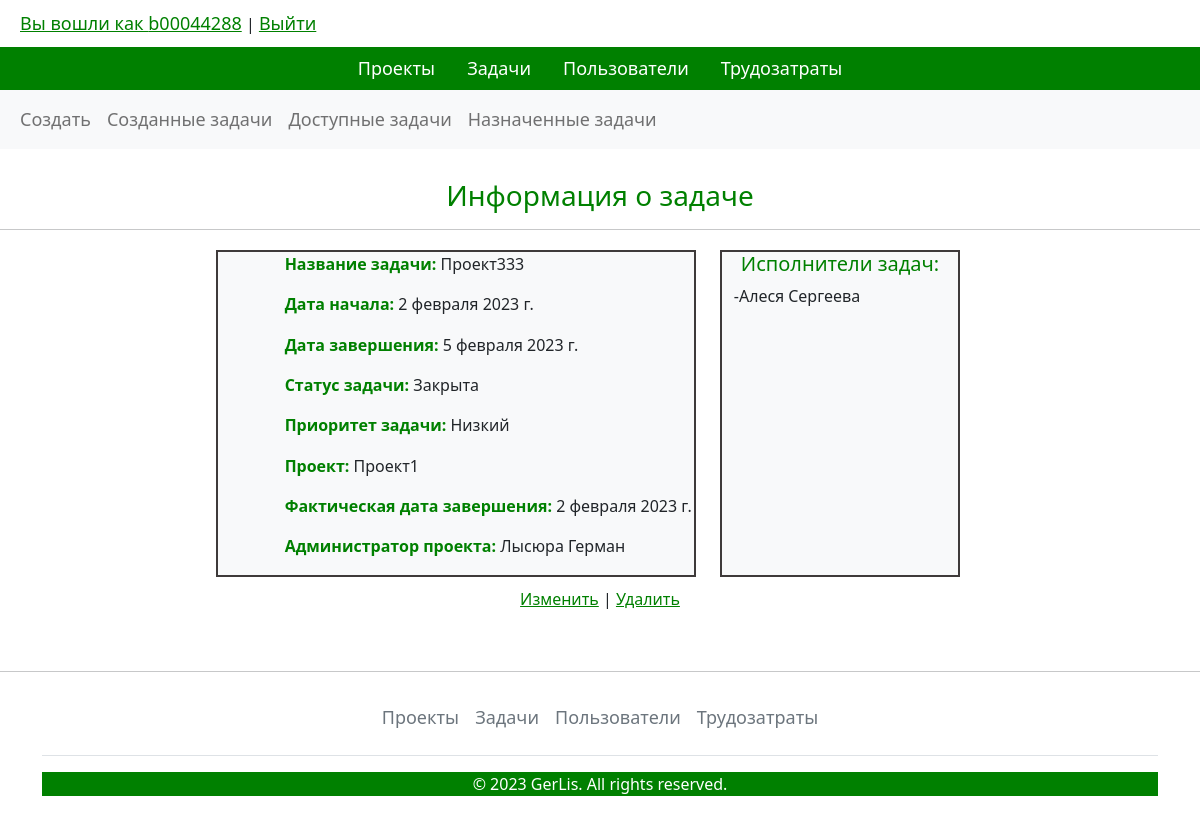
The app's page /tasks/info_task/21 (signed in) with its own data.
### tasks/models.py (models this page shows, shortened)
class Task(models.Model):
    name = models.CharField(max_length=30)
    start_date = models.DateField(help_text= '')
    end_date = models.DateField()
    perfomance_date = models.DateField(null=True, blank=True)
    priority = models.CharField(max_length=10, choices=TASK_PRIOR, default="Низкий")
    status = models.CharField(max_length=10, choices=TASK_STATUS, default= "Открыта")
    project = models.ForeignKey(Projects, on_delete=models.CASCADE)
    admin = models.CharField(max_length=20, default="user")
    users = models.ManyToManyField(settings.AUTH_USER_MODEL, through="Tasks_Users")
    class Meta:
        ordering = ["-id"]

### projects/models.py (models this page shows)
class Projects(models.Model):
    name = models.CharField(max_length=30)
    description = models.CharField(max_length=500)
    start_date = models.DateField()
    end_date = models.DateField()
    perfomance_status = models.CharField(
        max_length=15, default="Не выполнен", choices=PROJECT_PERFOMANCE
    )
    perfomance_date = models.DateField(null=True, blank=True)
    admin = models.CharField(max_length=50, default="user")
    users = models.ManyToManyField(
        settings.AUTH_USER_MODEL, through="Projects_Users"
    )
    def __str__(self):
        return self.name
    class Meta:
        ordering = ["-id"]

### tasks/views.py (the view)
# urls.py: path('info_task/<int:id>', views.info_task, name = 'info_task'),
def info_task(request, id):
    if not request.user.is_anonymous:
        try:
            task = Task.objects.get(id=id)
            users = User.objects.all().filter(task__id=task.id)
            return render(request, 'task_info.html', {'task': task, 'users': users})
        except Task.DoesNotExist:
            return HttpResponseNotFound("<h1>Такой задачи не существует</h1>")
    else:
        return redirect('add_or_change_proj')

### projects/models.py (called while the page is built)
def get_first_name(self):
    return self.first_name + ' ' + self.last_name

### templates/task_info.html (shortened to what this page needs)
{% extends 'base.html' %}
{% block content %}
{% include 'tasks_base_links.html'%}
<h3 class="h3-center">Информация о задаче</h3>
<hr>
<div class = 'main-info-task'>
<div class = 'task-info'>
  <p><span class ='p-color'>Название задачи: </span>{{task.name}}</p>
  <p><span class ='p-color'>Дата начала: </span>{{task.start_date}}</p>
  <p><span class ='p-color'>Дата завершения: </span>{{task.end_date}}</p>
  <p><span class ='p-color'>Статус задачи:</span> {{task.status}}</p>
  <p><span class ='p-color'>Приоритет задачи: </span>{{task.priority}}</p>
  <p><span class ='p-color'>Проект:</span> {{task.project}}</p>
  <p><span class ='p-color'>Фактическая дата завершения:</span>
    {% if task.perfomance_date%}
    {{task.perfomance_date}}
    {% else %}
    -
    {% endif %}
  </p>
  <p><span class ='p-color'>Администратор проекта:</span> {{task.admin}} </p>
</div>
<div class = 'task-users'>
  <h5>Исполнители задач:</h5>
  {% for user in users %}
  <p> -{{user}} </p>
  {% endfor %}
</div>
</div>
<div class = 'choice-info' ><a href ="{% url "change_task" task.id %}">Изменить</a> | <a href="{% url "delete_task" task.id %}">Удалить</a> </div>
{% endblock content%}

### templates/base.html (shortened to what this page needs)
{% load static %}
<html>
  <head>
    <link rel="stylesheet"  type="text/css" href="{% static "css/styles.css" %}" />
    <link href="https://cdn.jsdelivr.net/npm/bootstrap@5.0.2/dist/css/bootstrap.min.css" rel="stylesheet">
  </head>
  <body>
    {% if user.is_authenticated %}
    <header>
        <div class ='header'>
        <a href="#">Вы вошли как {{user.username}}</a> |
        <a href='{% url 'logout' %}'>Выйти </a>
        </div>
    </header>
      <ul class="nav justify-content-center" style = 'background-color: green'>
        <li class="nav-item">
          <a class="nav-link" style ='color:white' href="{% url 'view_proj' %}">Проекты</a>
        </li>
        <li class="nav-item">
          <a class="nav-link" style ='color:white' href="{% url 'view_created_tasks' %}">Задачи</a>
        </li>
        <li class="nav-item">
          <a class="nav-link" style ='color:white' href="{% url 'view_users' %}">Пользователи</a>
        </li>
        <li class="nav-item" >
          <a class="nav-link" style ='color:white' href="{% url 'view_labor_costs' %}">Трудозатраты</a>
        </li>
      </ul>
     <main>
    {%block content%}
    {%endblock content%}
  </main>
  <hr class = 'last-hr'>
    <div class="container">
      <footer class="py-10 my-4">
        <ul class="nav justify-content-center border-bottom pb-3 mb-3">
          <li class="nav-item"><a href="{% url 'view_proj' %}" class="nav-link px-2 text-muted">Проекты</a></li>
          <li class="nav-item"><a href="{% url 'view_created_tasks' %}" class="nav-link px-2 text-muted">Задачи</a></li>
          <li class="nav-item"><a href="{% url 'view_users' %}" class="nav-link px-2 text-muted">Пользователи</a></li>
          <li class="nav-item"><a href="{% url 'view_labor_costs' %}" class="nav-link px-2 text-muted">Трудозатраты</a></li>
        </ul>
        <div style = 'background-color: green'>
        <p class="text-center " style = 'color:white'> &copy; 2023 GerLis. All rights reserved.</p>
        </div>
      </footer>
    </div>
  {% endif %}
</body>
</html>

### static/css/styles.css (style rules this page uses)
.text-center { text-align: center; }
.h3-center { margin-top: 30px; color: green; text-align: center; }
.choice-info { margin-top: 10px; text-align: center; }
a.nav-link { font-size: 18px; }
.last-hr { margin-top: 60px; }
.header { margin-top: 10px; padding-left: 20px; padding-bottom: 10px; }
.header a { font-size: 18px; color: rgb(0, 128, 0); font-weight: 500; }
.choice a, .choice-info a { color: green; font-weight: 500; }
.project-info p, .project-users p, .project-tasks p , .task-info p , .task-users p { font-weight: 500; font-style: 20px; padding-top: 0.2px; padding-bottom: 0.2px; }
.project-info h5, .project-users h5, .project-tasks h5, .task-users h5 { color:green; }
.main-info-task { display: flex; margin-top: 20px; }
.task-info { background-color: #f8f9fa; width: 40%; border-style: solid; border-color: rgb(62, 58, 58); margin-left: 18%; border-width: 2px; }
.task-users { background-color: #f8f9fa; width: 20%; border-style: solid; border-color: rgb(62, 58, 58); border-width: 2px; margin-left: 2%; }
.p-color { color: green; font-weight: 680; }
.task-users h5 { text-align: center; }
.task-users p { padding-left: 5%; }
.task-info p { padding-left: 14%; }

### records on screen
Task: name "Проект333", start_date "2 февраля 2023 г.", end_date "5 февраля 2023 г.", status "Закрыта", priority "Низкий", project "Проект1", perfomance_date "2 февраля 2023 г.", admin "Лысюра Герман"

### other values on screen
{{ user.username }} "b00044288"
{{ user }} "Алеся Сергеева"
